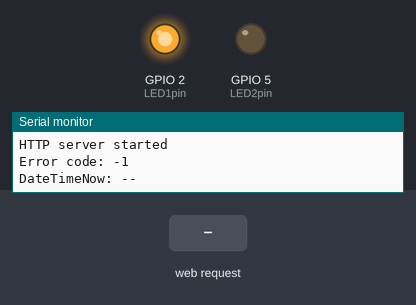
Recording of a sketch running on a simulated ESP32. On the bench: output pins drawn as LEDs (lit = HIGH), the last lines printed to the serial monitor. The inputs (shaded band) are chosen by the test bench. WiFi joins after 1.5 s; servers stay silent unless stated.

Above: at 3.5 s.
3.6 s: HTTP request GET /led2on received
At 4.8 s:
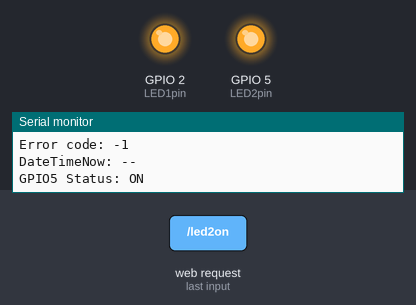
5.1 s: HTTP request GET /led1off received
At 5.9 s:
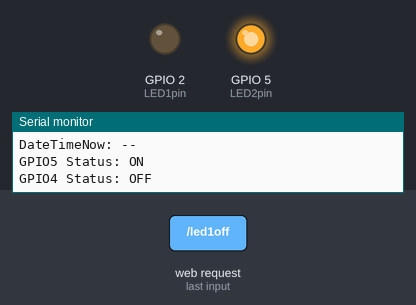
6.6 s: HTTP request GET /led1on received
At 7.1 s:
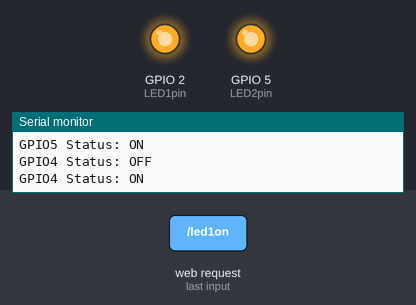
8.1 s: HTTP request GET /led2off received
At 9.4 s:
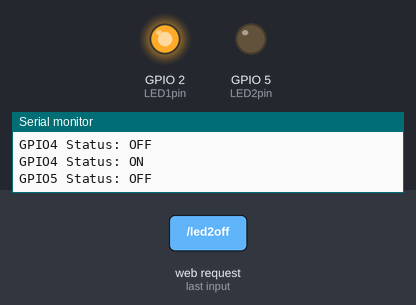
Timing chart, 0 to 10.6 s (numbered marks = the images above; inputs shaded):
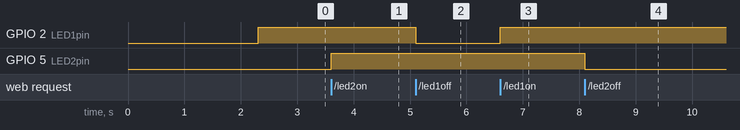

Measured:
- after the input at 3.6 s, GPIO 5 (LED2pin): LOW → HIGH at once
- after the input at 5.1 s, GPIO 2 (LED1pin): HIGH → LOW at once
- after the input at 6.6 s, GPIO 2 (LED1pin): LOW → HIGH at once
- after the input at 8.1 s, GPIO 5 (LED2pin): HIGH → LOW at once

The sketch:

WiFi_Station__STA__mode.ino
```cpp
#include <WiFi.h>
#include <WebServer.h>
#include <HTTPClient.h>

/*
#ifdef ESP32
  #include <WiFi.h>
  #include <AsyncTCP.h>
#else
  #include <ESP8266WiFi.h>
  #include <ESPAsyncTCP.h>
#endif
#include <ESPAsyncWebServer.h>
*/


/*Put your SSID & Password*/
const char* ssid = "_Naruto_";  // Enter SSID here
const char* password = "WakeUpNow@5";  //Enter Password here

const char* serverDateTimeNow = "http://192.168.4.1/temperature";
String DateTimeNow;


WebServer server(80);

uint8_t LED1pin =2;
bool LED1status = HIGH;

uint8_t LED2pin = 5;
bool LED2status = LOW;

void setup() {
  Serial.begin(115200);
  delay(100);
  pinMode(LED1pin, OUTPUT);
  pinMode(LED2pin, OUTPUT);

  Serial.println("Connecting to ");
  Serial.println(ssid);

  WiFi.onEvent(WiFiStationDisconnected, SYSTEM_EVENT_STA_DISCONNECTED);

  //connect to your local wi-fi network
  WiFi.begin(ssid, password);

  //check wi-fi is connected to wi-fi network
  while (WiFi.status() != WL_CONNECTED) {
  delay(1000);
  Serial.print(".");
  }
  Serial.println("");
  Serial.println("WiFi connected..!");
  Serial.print("Got IP: ");  Serial.println(WiFi.localIP());
  Serial.print("Got MAC: ");  Serial.println(WiFi.macAddress());
  Serial.println("To list connected devices: cmd > arp -a");

  server.on("/", handle_OnConnect);
  server.on("/led1on", handle_led1on);
  server.on("/led1off", handle_led1off);
  server.on("/led2on", handle_led2on);
  server.on("/led2off", handle_led2off);
  server.onNotFound(handle_NotFound);

  server.begin();
  Serial.println("HTTP server started");

  if(WiFi.status()== WL_CONNECTED ){
    DateTimeNow = httpGETRequest(serverDateTimeNow);
    Serial.println("DateTimeNow: "+ DateTimeNow);
  }
}

void WiFiStationDisconnected(WiFiEvent_t event, WiFiEventInfo_t info){
  Serial.println("Disconnected from WiFi access point");
  Serial.print("WiFi lost connection. Reason: ");
  Serial.println(info.disconnected.reason);
  //Serial.println("Trying to Reconnect");
  //WiFi.reconnect();
}

void loop() {
  server.handleClient();
  if(LED1status)
  {digitalWrite(LED1pin, HIGH);}
  else
  {digitalWrite(LED1pin, LOW);}

  if(LED2status)
  {digitalWrite(LED2pin, HIGH);}
  else
  {digitalWrite(LED2pin, LOW);}
}

void handle_OnConnect() {
  LED1status = LOW;
  LED2status = LOW;
  Serial.println("GPIO4 Status: OFF | GPIO5 Status: OFF");
  server.send(200, "text/html", SendHTML(LED1status,LED2status));
}

void handle_led1on() {
  LED1status = HIGH;
  Serial.println("GPIO4 Status: ON");
  server.send(200, "text/html", SendHTML(true,LED2status));
}

void handle_led1off() {
  LED1status = LOW;
  Serial.println("GPIO4 Status: OFF");
  server.send(200, "text/html", SendHTML(false,LED2status));
}

void handle_led2on() {
  LED2status = HIGH;
  Serial.println("GPIO5 Status: ON");
  server.send(200, "text/html", SendHTML(LED1status,true));
}

void handle_led2off() {
  LED2status = LOW;
  Serial.println("GPIO5 Status: OFF");
  server.send(200, "text/html", SendHTML(LED1status,false));
}

void handle_NotFound() {
  String message = "File Not Found\n\n";
  message += "URI: ";
  message += server.uri();
  message += "\nMethod: ";
  message += (server.method() == HTTP_GET) ? "GET" : "POST";
  message += "\nArguments: ";
  message += server.args();
  message += "\n";

  for (uint8_t i = 0; i < server.args(); i++) {
    message += " " + server.argName(i) + ": " + server.arg(i) + "\n";
  }

  server.send(404, "text/plain", message);
}

String SendHTML(uint8_t led1stat,uint8_t led2stat){
  String ptr = "<!DOCTYPE html> <html>\n";
  ptr +="<head><meta name=\"viewport\" content=\"width=device-width, initial-scale=1.0, user-scalable=no\">\n";
  ptr +="<title>LED Control</title>\n";
  ptr +="<style>html { font-family: Helvetica; display: inline-block; margin: 0px auto; text-align: center;}\n";
  ptr +="body{margin-top: 50px;} h1 {color: #444444;margin: 50px auto 30px;} h3 {color: #444444;margin-bottom: 50px;}\n";
  ptr +=".button {display: block;width: 80px;background-color: #3498db;border: none;color: white;padding: 13px 30px;text-decoration: none;font-size: 25px;margin: 0px auto 35px;cursor: pointer;border-radius: 4px;}\n";
  ptr +=".button-on {background-color: #3498db;}\n";
  ptr +=".button-on:active {background-color: #2980b9;}\n";
  ptr +=".button-off {background-color: #34495e;}\n";
  ptr +=".button-off:active {background-color: #2c3e50;}\n";
  ptr +="p {font-size: 14px;color: #888;margin-bottom: 10px;}\n";
  ptr +="</style>\n";
  ptr +="</head>\n";
  ptr +="<body>\n";
  ptr +="<h1>ESP32 Web Server</h1>\n";
    ptr +="<h3>Using Station(STA) Mode</h3>\n";

   if(led1stat)
  {ptr +="<p>LED1 Status: ON</p><a class=\"button button-off\" href=\"/led1off\">OFF</a>\n";}
  else
  {ptr +="<p>LED1 Status: OFF</p><a class=\"button button-on\" href=\"/led1on\">ON</a>\n";}

  if(led2stat)
  {ptr +="<p>LED2 Status: ON</p><a class=\"button button-off\" href=\"/led2off\">OFF</a>\n";}
  else
  {ptr +="<p>LED2 Status: OFF</p><a class=\"button button-on\" href=\"/led2on\">ON</a>\n";}

  ptr +="</body>\n";
  ptr +="</html>\n";
  return ptr;
}

String httpGETRequest(const char* serverName) {
  HTTPClient http;

  // Your IP address with path or Domain name with URL path
  http.begin(serverName);

  // Send HTTP POST request
  int httpResponseCode = http.GET();

  String payload = "--";

  if (httpResponseCode>0) {
    Serial.print("HTTP Response code: ");
    Serial.println(httpResponseCode);
    payload = http.getString();
  }
  else {
    Serial.print("Error code: ");
    Serial.println(httpResponseCode);
  }
  // Free resources
  http.end();

  return payload;
}
```
